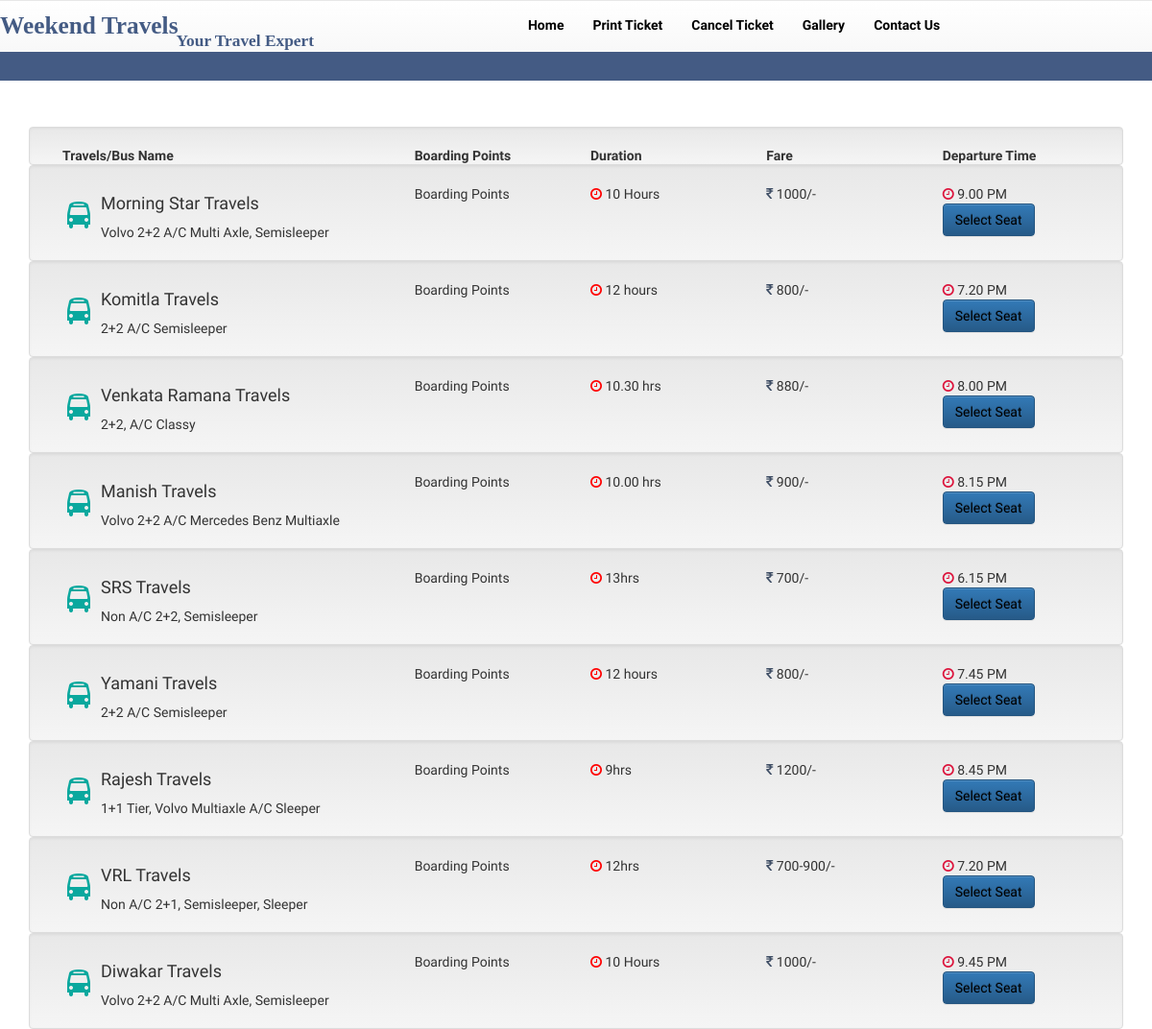
Page /selectpage.php on the committed database.
### tables this page shows
CREATE TABLE IF NOT EXISTS `travels_names` (
  `id` int(11) NOT NULL,
  `service_no` int(11) NOT NULL,
  `travel_name` varchar(200) NOT NULL,
  `owner` varchar(50) NOT NULL,
  `type_id` int(11) NOT NULL,
  `bus_number` varchar(10) NOT NULL,
  `contact_number` bigint(10) NOT NULL,
  `dept_time` varchar(10) NOT NULL
);

CREATE TABLE IF NOT EXISTS `travels_bus_types` (
  `id` int(11) NOT NULL,
  `name` varchar(50) NOT NULL,
  `duration` varchar(10) NOT NULL,
  `fare` varchar(10) NOT NULL,
  `led` tinyint(1) NOT NULL
);

### selectpage.php (the view, shortened to what this page needs)
<?php include 'header.php'; ?>
<body bgcolor="white">
<div class="container">
<div class="row" style="color:white;padding:10px;margin-left:0px;font-weight:500">
			<div class="col-lg-2">
			</div >
			<div class="col-lg-1">
			</div>
			<div class="col-lg-4">
			</div>
			<div class="col-lg-2">
				<i class="fa fa-2x fa-calendar-check-o" style="color:white"></i>&nbsp;<?php echo date('d-M-Y', strtotime($_POST['date_of_journey'])); ?>
			</div>
</div></div>
<div class="row">
		<div class="container">
			<div class="well" style="height:20px!important;font-weight:600">
					<div class="col-lg-4">
						 Travels/Bus Name
					</div >
					<div class="col-lg-2">
						Boarding Points
					</div>
					<div class="col-lg-2">
						 Duration
					</div>
					<div class="col-lg-2">
						Fare
					</div>
					<div class="col-lg-2">
						Departure Time
					</div>
			</div>
		</div>
			<?php
                $con = mysqli_connect('172.16.1.213', 'sankar', 'Infi@1234', 'laxman');
                $sql = 'select * from travels_names as t join travels_bus_types as c on c.id = t.type_id  order by t.id ASC';
                $res = mysqli_query($con, $sql);
                while ($row = mysqli_fetch_assoc($res)) {
                    ?>
					<div class="container" >
						<div class="well">
							<div class="col-lg-4">
								<div class="col-lg-1 dess"><i class="fa fa-bus fa-2x" style="line-height:65px;color:#0aa89e"></i></div>
								<div class="col-lg-10" style="position:relative;left:-15px"><h4><?php echo $row['travel_name'];
                    ?></h4>
								<p><?php echo $row['name'];
                    ?></p></div>
							</div>
							<div class="col-lg-2">
								<p  data-toggle="modal" data-target="#myModal<?php echo $row['id'];
                    ?>">Boarding Points</p>
							</div>
							<div class="col-lg-2">
								<i class="fa fa-clock-o" style="color:red"></i>&nbsp;<?php echo $row['duration'] ?>
							</div>
							<div class="col-lg-2">
								<i class="fa fa-inr" style="color:#3F4E65"></i>&nbsp;<?php echo $row['fare'] ?>
							</div>
							<div class="col-lg-2">
								<i class="fa fa-clock-o" style="color:crimson"></i>&nbsp;<?php echo $row['dept_time'] ?>
								<a href="#laxman<?php echo $row['service_no'];
                    ?>" data-toggle="collapse" class="btn btn-primary" aria-expanded="false" aria-controls="collapseExample">Select Seat </a>
							</div>
						</div>
					</div>
						<body>
						</body>
						</html>
					<?php
                }
                ?>

### header.php (shortened to what this page needs)
<!DOCTYPE HTML>
<html>
<head>
    <link rel="stylesheet" href="https://maxcdn.bootstrapcdn.com/font-awesome/4.4.0/css/font-awesome.min.css">
    <link type="text/css" rel="stylesheet" href="css/bootstrap.min.css" />
    <link type="text/css" rel="stylesheet" href="css/bootstrap-theme.min.css" />
    <link rel="stylesheet" href="css/font-awesome.min.css">
    <link rel="stylesheet" href="css/jquery-ui.min.css">
    <link rel="stylesheet" href="css/jquery-ui.theme.min.css">
    <link rel="stylesheet" href="http://css-spinners.com/css/spinner/plus.css" type="text/css">
    <link type="text/css" rel="stylesheet" href="css/styles.css?v=12123" />
</head>
<body background="http://www.tutorialboneyard.com/wp-content/uploads/2015/07/back1.png" >
    <header>
        <nav class="navbar navbar-default">
          <div class="container-fluid">
            <div class="row">
                <div class="navbar-header">
                  <a class="navbar-brand title-logo " href="#">Weekend Travels<span class="custom">Your Travel Expert</span></a>
                  <div class="dropdown">
				    </div>
                </div>
                <div class="navbar-header">
			        <span class="navbar-brand xtra" style="color:white;margin-left:5px"></span>
			    </div>
                <div>
                  <ul class="nav navbar-nav main">
                    <li><a href="index.php">Home</a></li>
                    <li><a href="#">Print Ticket</a></li>
                    <li><a href="#">Cancel Ticket</a></li>
                    <li><a href="imagegallery.php">Gallery</a></li>
                    <li><a href="contactus.php">Contact Us</a></li>
                  </ul>
                </div>
            </div>
          </div>
        </nav>
        <nav class="navbar navbar-default2">
            <div class="container-fluid">
            <div class="row">
            </div>
        </nav>
    </header>

### css/styles.css (style rules this page uses)
.navbar-default { background-color: #3F4E65; border-radius: 0px; margin : 0px -1px 0px -1px; height: 55px!important; }
.navbar-default .navbar-nav>li>a { color: white; }
.navbar-default2 { background-color: #445B84; min-height: 30px!important; border-radius: 0px; }
ul.navbar-nav { margin-left: 13%!important; }
.navbar-default .nav.navbar-nav>li>a { background-color: transparent; color: black; cursor: pointer; font-weight: 600; }
.navbar { margin-bottom: -1px!important; }
ul { list-style-type: none }
.navbar-default .navbar-brand { color: #445B84!important; font-family: serif; font-weight: 800; font-size: 19pt; cursor: pointer; }
.custom { font-size: 13pt; position: relative; top: 13px; left: -2px; }

### selectpage.php (style rules this page uses)
.well { height: 100px!important; margin-bottom: 0px; }
.dess { right: 20px; margin-left: 10px; }
.oc a, a:link, a:hover { color: black; text-decoration: none; }
.emp a, a:link, a:hover { color: black; text-decoration: none; }

### rows in the picture
travels_names: travel_name "Morning Star Travels", type.name "Volvo 2+2 A/C Multi Axle, Semisleeper", type.duration "10 Hours", type.fare "1000/-", dept_time "9.00 PM"
travels_names: travel_name "Komitla Travels", type.name "2+2 A/C Semisleeper", type.duration "12 hours", type.fare "800/-", dept_time "7.20 PM"
travels_names: travel_name "Venkata Ramana Travels", type.name "2+2, A/C Classy", type.duration "10.30 hrs", type.fare "880/-", dept_time "8.00 PM"
travels_names: travel_name "Manish Travels", type.name "Volvo 2+2 A/C Mercedes Benz Multiaxle", type.duration "10.00 hrs", type.fare "900/-", dept_time "8.15 PM"
travels_names: travel_name "SRS Travels", type.name "Non A/C 2+2, Semisleeper", type.duration "13hrs", type.fare "700/-", dept_time "6.15 PM"
travels_names: travel_name "Yamani Travels", type.name "2+2 A/C Semisleeper", type.duration "12 hours", type.fare "800/-", dept_time "7.45 PM"
travels_names: travel_name "Rajesh Travels", type.name "1+1 Tier, Volvo Multiaxle A/C Sleeper", type.duration "9hrs", type.fare "1200/-", dept_time "8.45 PM"
travels_names: travel_name "VRL Travels", type.name "Non A/C 2+1, Semisleeper, Sleeper", type.duration "12hrs", type.fare "700-900/-", dept_time "7.20 PM"
travels_names: travel_name "Diwakar Travels", type.name "Volvo 2+2 A/C Multi Axle, Semisleeper", type.duration "10 Hours", type.fare "1000/-", dept_time "9.45 PM"
